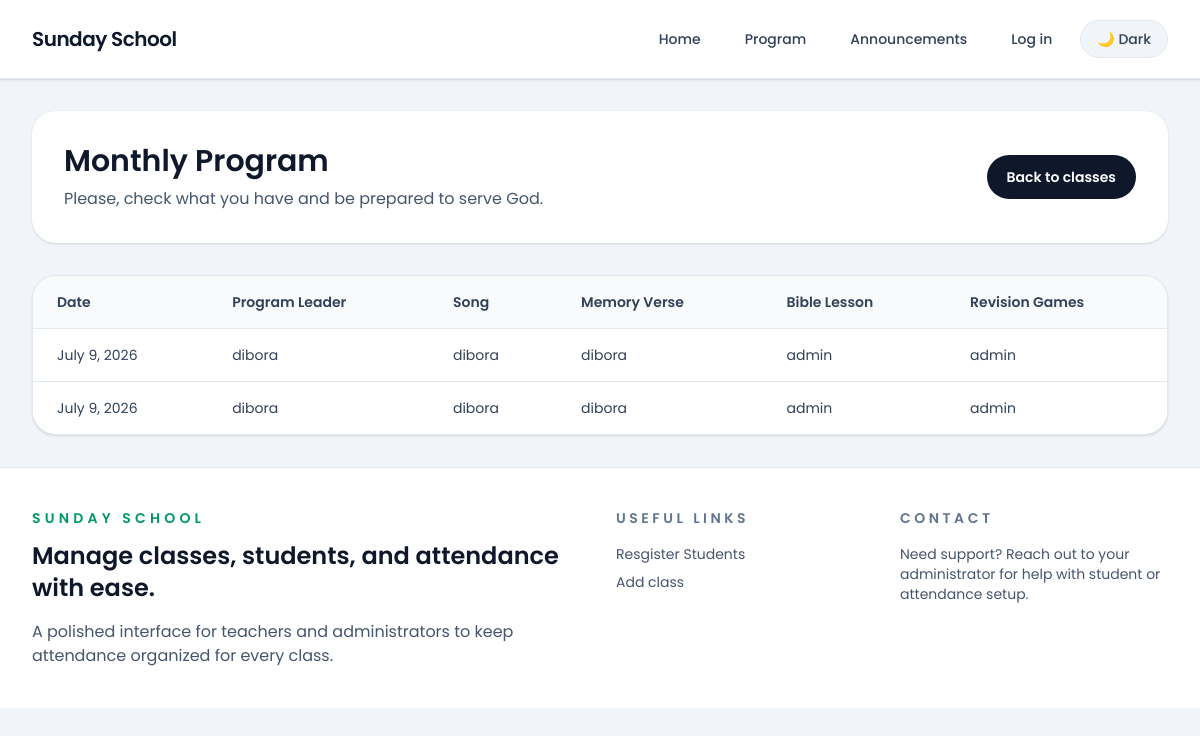
/conversation/programs/, run on the app's committed database.
### conversation/models.py (models this page shows, shortened)
class Programs(models.Model):
    date = models.DateField(auto_now=False, auto_now_add=False)
    program_leader = models.ForeignKey(User, on_delete=models.CASCADE, related_name='program_leader')
    memory_verse = models.ForeignKey(User, on_delete=models.CASCADE, related_name='memory_verse')
    song = models.ForeignKey(User, on_delete=models.CASCADE, related_name='song')
    bible_lesson = models.ForeignKey(User, on_delete=models.CASCADE, related_name='bible_lesson')
    games = models.ForeignKey(User, on_delete=models.CASCADE, related_name='games')

### conversation/views.py (the view)
# urls.py: path("programs/", program, name='program'),
def program(request):
    programs = Programs.objects.all()
    form = ProgramForm()
    if request.method == 'POST':
        form = ProgramForm(request.POST)
        if form.is_valid():
            form.save()
            return redirect("conversation:program")
    return render(request, 'conversation/program.html', {'programs': programs, 'form': form})

### conversation/templates/conversation/program.html (shortened to what this page needs)
{% extends 'core/base.html' %}
{% block body %}
<div class="space-y-8">
  <div class="rounded-3xl bg-white p-8 shadow-sm dark:bg-slate-900">
    <div class="flex flex-col gap-4 md:flex-row md:items-center md:justify-between">
      <div>
        <h1 class="text-3xl font-semibold text-slate-900 dark:text-slate-100">Monthly Program</h1>
        <p class="mt-2 text-slate-600 dark:text-slate-400">Please, check what you have and be prepared to serve God.</p>
      </div>
      <a href="" class="inline-flex items-center justify-center rounded-full bg-slate-900 px-5 py-3 text-sm font-semibold text-white transition hover:bg-slate-800 dark:bg-slate-200 dark:text-slate-900 dark:hover:bg-slate-300">Back to classes</a>
    </div>
  </div>
  <div class="overflow-hidden rounded-3xl border border-slate-200 bg-white shadow-sm dark:border-slate-700 dark:bg-slate-900">
    <table class="min-w-full divide-y divide-slate-200 text-left text-sm text-slate-700 dark:divide-slate-700 dark:text-slate-300">
      <thead class="bg-slate-50 dark:bg-slate-950">
        <tr>
          <th class="px-6 py-4 font-semibold">Date</th>
          <th class="px-6 py-4 font-semibold">Program Leader</th>
          <th class="px-6 py-4 font-semibold">Song</th>
          <th class="px-6 py-4 font-semibold">Memory Verse</th>
          <th class="px-6 py-4 font-semibold">Bible Lesson</th>
          <th class="px-6 py-4 font-semibold">Revision Games</th>
        </tr>
      </thead>
      <tbody class="divide-y divide-slate-200 bg-white dark:divide-slate-700 dark:bg-slate-950">
        {% for program in programs %}
        <tr class="hover:bg-slate-50 dark:hover:bg-slate-800">
          <td class="px-6 py-4 align-top ">{{ program.date }}</td>
          <td class="px-6 py-4 align-top {% if program.program_leader == request.user %} text-green-300 {% endif %}">{{ program.program_leader }}</td>
          <td class="px-6 py-4 align-top {% if program.song == request.user %} text-green-300 {% endif %}">{{ program.song }}</td>
          <td class="px-6 py-4 align-top {% if program.memory_verse == request.user %} text-green-300 {% endif %}" >{{ program.memory_verse }}</td>
          <td class="px-6 py-4 align-top {% if program.bible_lesson == request.user %} text-green-300 {% endif %}">{{ program.bible_lesson }}</td>
          <td class="px-6 py-4 align-top">{{ program.games }}</td>
        </tr>
        {% endfor %}
      </tbody>
    </table>
  </div>
</div>
{% endblock %}

### core/templates/core/base.html (style rules this page uses)
body { font-family: 'Poppins', sans-serif; }

### data on the page
Programs: date "July 9, 2026", program_leader "dibora", song "dibora", memory_verse "dibora", bible_lesson "admin", games "admin"
Programs: date "July 9, 2026", program_leader "dibora", song "dibora", memory_verse "dibora", bible_lesson "admin", games "admin"
